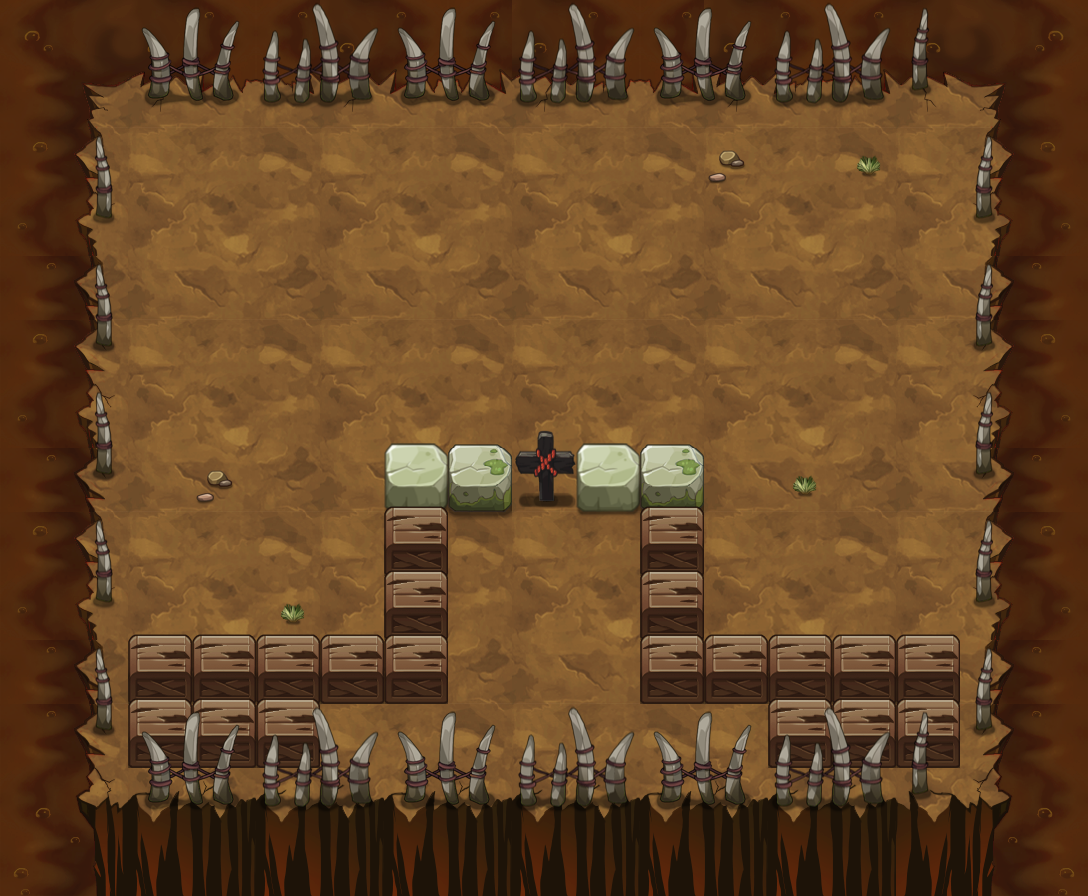

A 2D game scene composited from a Tiled map and its tileset images. What follows is a short description and the map's XML, with each tile layer's data collapsed to a summary:
An orthogonal 17x14 tile map with 64x64 px tiles, 11 tile layers (PASS, 块层 2, 块层 5, 块层 3, ...) and 39 objects (35x TRAP, 3x yjsb3, PLAYER).

<map version="1.0" orientation="orthogonal" width="17" height="14" tilewidth="64" tileheight="64">
 <properties>
  <property name="DESTRY1" value="25" />
  <property name="DESTRY2" value="27" />
  <property name="DESTRY_COUNT" value="2" />
  <property name="EXP" value="965" />
  <property name="ITEM" value="D035" />
  <property name="MONEY" value="1448" />
 </properties>
 <tileset firstgid="1" name="yjbl" tilewidth="64" tileheight="64">
  <image source="yjbl-hd.png" width="900" height="1200" />
 </tileset>
 <layer name="PASS" width="17" height="14">
  <data>[238 cells, 133 non-empty, 10 distinct tile ids]</data>
 </layer>
 <layer name="块层 2" width="17" height="14">
  <data>[238 cells, 238 non-empty, 31 distinct tile ids]</data>
 </layer>
 <layer name="块层 5" width="17" height="14">
  <data>[238 cells, 4 non-empty, 2 distinct tile ids]</data>
 </layer>
 <layer name="块层 3" width="17" height="14">
  <data>[238 cells, 64 non-empty, 12 distinct tile ids]</data>
 </layer>
 <layer name="块层 6" width="17" height="14">
  <data>[238 cells, 25 non-empty, 4 distinct tile ids]</data>
 </layer>
 <layer name="SHELTER 11" width="17" height="14">
  <data>[238 cells, 13 non-empty, 5 distinct tile ids]</data>
 </layer>
 <layer name="SHELTER 10" width="17" height="14">
  <data>[238 cells, 6 non-empty, 1 distinct tile ids]</data>
 </layer>
 <layer name="SHELTER 9" width="17" height="14">
  <data>[238 cells, 10 non-empty, 1 distinct tile ids]</data>
 </layer>
 <layer name="SHELTER 8" width="17" height="14">
  <data>[238 cells, 2 non-empty, 1 distinct tile ids]</data>
 </layer>
 <layer name="SHELTER 7" width="17" height="14">
  <data>[238 cells, 2 non-empty, 1 distinct tile ids]</data>
 </layer>
 <layer name="SHELTER 6" width="17" height="14">
  <data>[238 cells, 5 non-empty, 3 distinct tile ids]</data>
 </layer>
 <objectgroup name="对象层 1" width="34" height="28">
  <object name="liusha" type="TRAP" x="512" y="256" width="64" height="64">
   <properties>
    <property name="lua_ai" value="trap_mire_ai" />
    <property name="trap_ani" value="liusha.actor" />
    <property name="trap_floor" value="true" />
    <property name="trap_sh" value="1" />
    <property name="trap_sw" value="1" />
   </properties>
  </object>
  <object name="PLAYER" type="PLAYER" x="512" y="704" width="64" height="64" />
  <object name="yjsb3" x="192" y="448" width="64" height="64">
   <properties>
    <property name="buff_type" value="fire_shell" />
    <property name="lua_ai" value="monster_yjsb_ai" />
    <property name="quality" value="yjsb3.quality" />
   </properties>
  </object>
  <object name="yjsb3" x="576" y="192" width="64" height="64">
   <properties>
    <property name="buff_type" value="fire_shell" />
    <property name="lua_ai" value="monster_yjsb_ai" />
    <property name="quality" value="yjsb3.quality" />
   </properties>
  </object>
  <object name="yjsb3" x="832" y="448" width="64" height="64">
   <properties>
    <property name="buff_type" value="fire_shell" />
    <property name="lua_ai" value="monster_yjsb_ai" />
    <property name="quality" value="yjsb3.quality" />
   </properties>
  </object>
  <object name="belt_up" type="TRAP" x="320" y="576" width="64" height="64">
   <properties>
    <property name="lua_ai" value="trap_belt_up_ai" />
    <property name="trap_ani" value="belt_up.actor" />
    <property name="trap_floor" value="true" />
   </properties>
  </object>
  <object name="belt_up" type="TRAP" x="320" y="512" width="64" height="64">
   <properties>
    <property name="lua_ai" value="trap_belt_up_ai" />
    <property name="trap_ani" value="belt_up.actor" />
    <property name="trap_floor" value="true" />
   </properties>
  </object>
  <object name="belt_up" type="TRAP" x="320" y="448" width="64" height="64">
   <properties>
    <property name="lua_ai" value="trap_belt_up_ai" />
    <property name="trap_ani" value="belt_up.actor" />
    <property name="trap_floor" value="true" />
   </properties>
  </object>
  <object name="belt_up" type="TRAP" x="320" y="384" width="64" height="64">
   <properties>
    <property name="lua_ai" value="trap_belt_up_ai" />
    <property name="trap_ani" value="belt_up.actor" />
    <property name="trap_floor" value="true" />
   </properties>
  </object>
  <object name="belt_up" type="TRAP" x="320" y="320" width="64" height="64">
   <properties>
    <property name="lua_ai" value="trap_belt_up_ai" />
    <property name="trap_ani" value="belt_up.actor" />
    <property name="trap_floor" value="true" />
   </properties>
  </object>
  <object name="belt_up" type="TRAP" x="320" y="256" width="64" height="64">
   <properties>
    <property name="lua_ai" value="trap_belt_up_ai" />
    <property name="trap_ani" value="belt_up.actor" />
    <property name="trap_floor" value="true" />
   </properties>
  </object>
  <object name="belt_up" type="TRAP" x="320" y="192" width="64" height="64">
   <properties>
    <property name="lua_ai" value="trap_belt_up_ai" />
    <property name="trap_ani" value="belt_up.actor" />
    <property name="trap_floor" value="true" />
   </properties>
  </object>
  <object name="belt_up" type="TRAP" x="320" y="128" width="64" height="64">
   <properties>
    <property name="lua_ai" value="trap_belt_up_ai" />
    <property name="trap_ani" value="belt_up.actor" />
    <property name="trap_floor" value="true" />
   </properties>
  </object>
  <object name="belt_up" type="TRAP" x="704" y="576" width="64" height="64">
   <properties>
    <property name="lua_ai" value="trap_belt_up_ai" />
    <property name="trap_ani" value="belt_up.actor" />
    <property name="trap_floor" value="true" />
   </properties>
  </object>
  <object name="belt_up" type="TRAP" x="704" y="512" width="64" height="64">
   <properties>
    <property name="lua_ai" value="trap_belt_up_ai" />
    <property name="trap_ani" value="belt_up.actor" />
    <property name="trap_floor" value="true" />
   </properties>
  </object>
  <object name="belt_up" type="TRAP" x="704" y="448" width="64" height="64">
   <properties>
    <property name="lua_ai" value="trap_belt_up_ai" />
    <property name="trap_ani" value="belt_up.actor" />
    <property name="trap_floor" value="true" />
   </properties>
  </object>
  <object name="belt_up" type="TRAP" x="704" y="384" width="64" height="64">
   <properties>
    <property name="lua_ai" value="trap_belt_up_ai" />
    <property name="trap_ani" value="belt_up.actor" />
    <property name="trap_floor" value="true" />
   </properties>
  </object>
  <object name="belt_up" type="TRAP" x="704" y="320" width="64" height="64">
   <properties>
    <property name="lua_ai" value="trap_belt_up_ai" />
    <property name="trap_ani" value="belt_up.actor" />
    <property name="trap_floor" value="true" />
   </properties>
  </object>
  <object name="belt_up" type="TRAP" x="704" y="256" width="64" height="64">
   <properties>
    <property name="lua_ai" value="trap_belt_up_ai" />
    <property name="trap_ani" value="belt_up.actor" />
    <property name="trap_floor" value="true" />
   </properties>
  </object>
  <object name="belt_up" type="TRAP" x="704" y="192" width="64" height="64">
   <properties>
    <property name="lua_ai" value="trap_belt_up_ai" />
    <property name="trap_ani" value="belt_up.actor" />
    <property name="trap_floor" value="true" />
   </properties>
  </object>
  <object name="belt_up" type="TRAP" x="704" y="128" width="64" height="64">
   <properties>
    <property name="lua_ai" value="trap_belt_up_ai" />
    <property name="trap_ani" value="belt_up.actor" />
    <property name="trap_floor" value="true" />
   </properties>
  </object>
  <object name="belt_down" type="TRAP" x="256" y="128" width="64" height="64">
   <properties>
    <property name="lua_ai" value="trap_belt_down_ai" />
    <property name="trap_ani" value="belt_down.actor" />
    <property name="trap_floor" value="true" />
   </properties>
  </object>
  </objectgroup>
</map>
<!-- 17 of 39 objects omitted -->
